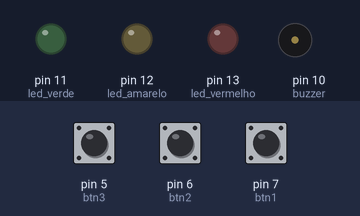
Simulated run of this sketch. Board: Arduino Uno, built with avr-gcc and run on an emulated ATmega328P. Parts: output pins drawn as LEDs (lit = HIGH), buzzer (waves = sounding). Inputs (shaded band) come from the test bench; at power-on: pin 5 (btn3) HIGH, pin 6 (btn2) HIGH, pin 7 (btn1) HIGH.

Above: at 1.2 s.
1.3 s: pin 5 (btn3) pulled LOW for 0.15 s
At 1.37 s:
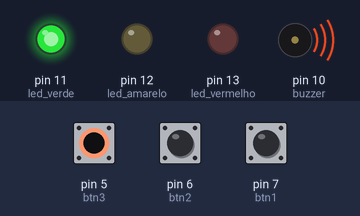
2.9 s: pin 6 (btn2) pulled LOW for 0.15 s
At 2.97 s:
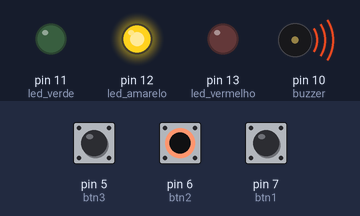
4.5 s: pin 7 (btn1) pulled LOW for 0.15 s
At 4.57 s:
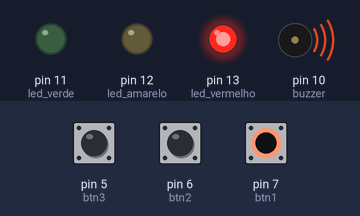
6.1 s: pin 7 (btn1) pulled LOW for 3.2 s
At 10.2 s:
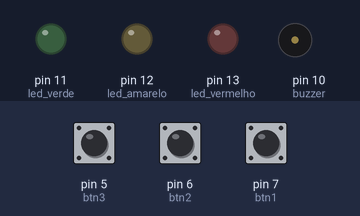
10.8 s: pin 5 (btn3) pulled LOW for 3.2 s
At 11.3 s:
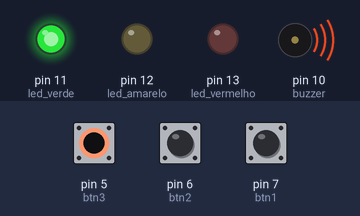
Timing chart, 0 to 15.5 s (numbered marks = the images above; inputs shaded):
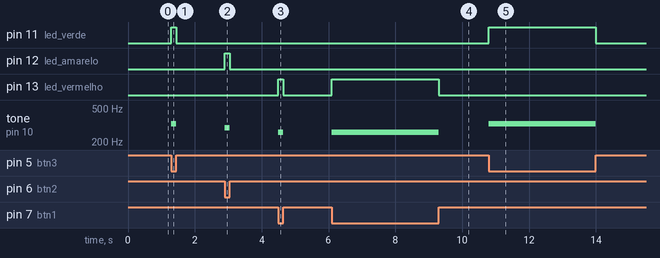

The sketch:

piano.ino
```cpp
// Pino buzzer
const int buzzer = 10;

const int led_vermelho = 13;
const int led_amarelo = 12;
const int led_verde = 11;
const int btn1 = 7;
const int btn2 = 6;
const int btn3 = 5;

// Frequencias de cada nota musical
const int c = 261; // Dó
const int d = 293; // Ré
const int e = 329; // Mi
const int f = 349; // Fá
const int g = 391; // Sol
const int a = 440; // Lá
const int b = 493; // Si

void setup(){
  pinMode(buzzer, OUTPUT); // buzzer como saída
  pinMode(led_vermelho, OUTPUT);
  pinMode(led_amarelo, OUTPUT);
  pinMode(led_verde, OUTPUT);
  pinMode(btn1, INPUT_PULLUP);
  pinMode(btn2, INPUT_PULLUP);
  pinMode(btn3, INPUT_PULLUP);
}

void loop(){
//  Salva o estado de cada botão
  bool estado_btn1 = digitalRead(btn1);
  bool estado_btn2 = digitalRead(btn2);
  bool estado_btn3 = digitalRead(btn3);

  if(estado_btn1 == LOW){
    tone(buzzer, c);
    digitalWrite(led_vermelho, HIGH);
    digitalWrite(led_amarelo, LOW);
    digitalWrite(led_verde, LOW);
  } else if(estado_btn2 == LOW){
    tone(buzzer, d);
    digitalWrite(led_vermelho, LOW);
    digitalWrite(led_amarelo, HIGH);
    digitalWrite(led_verde, LOW);
  } else if(estado_btn3 == LOW){
    tone(buzzer, e);
    digitalWrite(led_vermelho, LOW);
    digitalWrite(led_amarelo, LOW);
    digitalWrite(led_verde, HIGH);
  }else{
    noTone(buzzer);
    digitalWrite(led_vermelho, LOW);
    digitalWrite(led_amarelo, LOW);
    digitalWrite(led_verde, LOW);
  }

}
```

Measured:
- after the input at 1.3 s, pin 11 (led_verde): LOW → HIGH at once, → LOW 0.15 s later; tone on pin 10 (buzzer): silent → 329 Hz at once, → silent 0.15 s later
- after the input at 2.9 s, pin 12 (led_amarelo): LOW → HIGH at once, → LOW 0.15 s later; tone on pin 10 (buzzer): silent → 293 Hz at once, → silent 0.15 s later
- after the input at 4.5 s, pin 13 (led_vermelho): LOW → HIGH at once, → LOW 0.15 s later; tone on pin 10 (buzzer): silent → 261 Hz at once, → silent 0.15 s later
- after the input at 6.1 s, pin 13 (led_vermelho): LOW → HIGH at once, → LOW 3.2 s later; tone on pin 10 (buzzer): silent → 261 Hz at once, → silent 3.2 s later
- after the input at 10.8 s, pin 11 (led_verde): LOW → HIGH at once, → LOW 3.2 s later; tone on pin 10 (buzzer): silent → 329 Hz at once, → silent 3.2 s later
